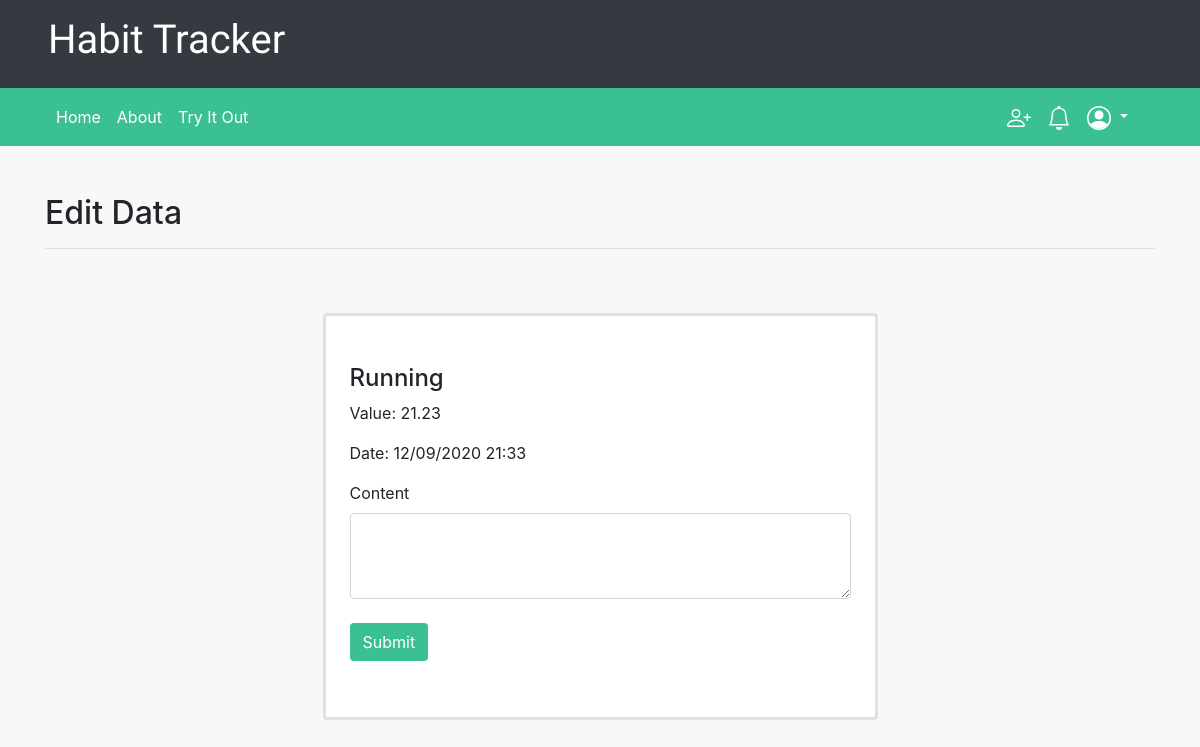
/habit/15/10/edit (signed in), run on the app's committed database.
### habits/models.py (models this page shows, shortened)
class Habit(models.Model):
    name = models.CharField(max_length=60)
    owner = models.ForeignKey(User, on_delete=models.CASCADE, related_name="habits")
    viewers = models.ManyToManyField(User, related_name="viewing", default=None, blank=True)
    dataType = models.SmallIntegerField(default=0)
    def getDataSetType(self):
        types = {
            0: QuantitativeDataSet,
            1: QualitativeDataSet
        }
        return types[self.dataType]
    def getDataSet(self):
        return self.getDataSetType().objects.get(associatedHabit=self)

class DataEntry(models.Model):
    date = models.DateTimeField(auto_now_add=True)

class QuantitativeData(DataEntry):
    parentSet = models.ForeignKey(QuantitativeDataSet, on_delete=models.CASCADE, related_name="dataEntries", default=None)
    content = models.DecimalField(max_digits=20, decimal_places=2)

class DataEntry(models.Model):
    date = models.DateTimeField(auto_now_add=True)

### habits/views.py (the view, shortened to what this page needs)
# urls.py: path("habit/<int:habit_id>/<int:entry_id>/edit", views.editEntry, name="editEntry"),
@login_required
def editEntry(request, habit_id, entry_id):
    if MainHabit.objects.filter(id=habit_id).exists():
        habit = MainHabit.objects.get(id=habit_id)
    else:
        habit = SubHabit.objects.get(id=habit_id)
    entry = habit.getData().get(id=entry_id)
    contextHash = {
        "habit": habit,
        "entry": entry,
        "form": EditEntryForm()
    }
    return render(request, "habits/editEntry.html", contextHash)

### habits/views.py
class EditEntryForm(forms.Form):
    content = forms.CharField(widget=forms.Textarea(attrs={'class': 'form-control', 'rows': '3'}))

### habits/models.py (called while the page is built)
    def getData(self):
        return self.getDataSet().dataEntries

### habits/templates/habits/editEntry.html (shortened to what this page needs)
{% extends "habits/formContainer.html" %}
{% block title %}
    Edit Data
{% endblock %}
{% block formBody %}
    <h4>{{ habit.name }}</h4>
    <p>Value: {{ entry.content }}</p>
    <p>Date: {{ entry.date|date:"SHORT_DATE_FORMAT" }} {{ entry.date|time:"H:i" }}</p>
    <form action="{% url 'editEntry' habit.id entry.id%}" method="POST">
        <div class="form-group">
            <label>{{ form.content.label }}</label>
            {{ form.content }}
        </div>
        <input class="btn btn-login my-2" type="submit">
    </form>
{% endblock %}

### habits/static/habits/style.css (style rules this page uses)
.btn-login { background-color: #3ac093; color: white; }
body { background-color: #f8f8f8; }

### data on the page
Habit: name "Running"
QuantitativeData: content "21.23"
DataEntry: date "12/09/2020", date "21:33"
